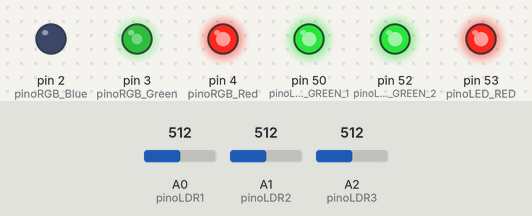
Bench run of a sketch on a simulated Arduino Mega 2560, built with avr-gcc and run on an emulated ATmega2560. Parts: output pins drawn as LEDs (lit = HIGH). The test bench sets the inputs (shaded band); at power-on: A2 (pinoLDR3) = 512, A1 (pinoLDR2) = 512, A0 (pinoLDR1) = 512.

Above: at 1.2 s.
1.3 s: A2 (pinoLDR3) set to 592
2.8 s: A2 (pinoLDR3) set to 616
At 3.4 s:
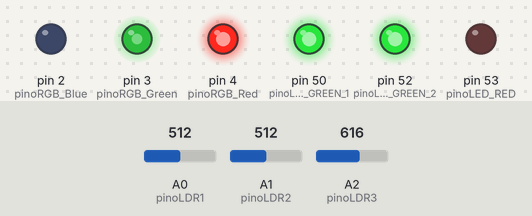
4.5 s: A1 (pinoLDR2) set to 582
6.0 s: A1 (pinoLDR2) set to 608
At 7.0 s:
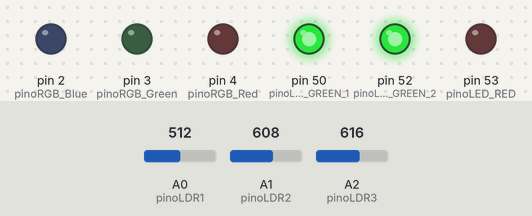
7.5 s: A0 (pinoLDR1) set to 592
9.0 s: A0 (pinoLDR1) set to 617
At 9.4 s:
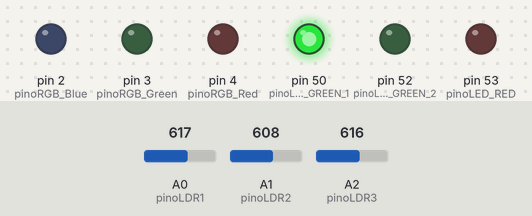
Timing chart, 0 to 11.5 s (numbered marks = the images above; inputs shaded):
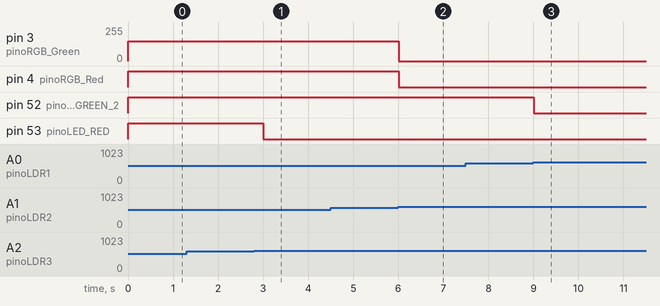

The sketch:

balanca.ino
```cpp
// Definição dos pinos dos Sensores (LDRs)
const int pinoLDR1 = A0;
const int pinoLDR2 = A1;
const int pinoLDR3 = A2;

// Definição dos pinos dos LEDs
const int pinoLED_GREEN_1 = 50;
const int pinoLED_GREEN_2 = 52;
const int pinoLED_RED = 53;

const int pinoRGB_Red   = 4;
const int pinoRGB_Green = 3;
const int pinoRGB_Blue  = 2;

// Limiar de leitura (ajuste conforme a luz do ambiente: quanto maior, mais escuro ou mais luz necessária)
// Lendo de 0 a 1023 no conversor analógico
const int LIMIAR_LUZ = 600;

void setup() {
  // Inicializa a comunicação serial para monitoramento (opcional)
  Serial.begin(9600);

  // Configura os pinos dos LEDs como saída
  pinMode(pinoLED_GREEN_1, OUTPUT);
  pinMode(pinoLED_GREEN_2, OUTPUT);
  pinMode(pinoLED_RED, OUTPUT);

  pinMode(pinoRGB_Red, OUTPUT);
  pinMode(pinoRGB_Green, OUTPUT);
  pinMode(pinoRGB_Blue, OUTPUT);

  // Garante que todos os LEDs começam apagados
  digitalWrite(pinoLED_GREEN_1, HIGH);
  digitalWrite(pinoLED_GREEN_2, LOW);
  digitalWrite(pinoLED_RED, LOW);

  analogWrite(pinoRGB_Red, 0);
  analogWrite(pinoRGB_Green, 0);
  analogWrite(pinoRGB_Blue, 0);
}

void loop() {
  int valorLDR1 = analogRead(pinoLDR1);
  int valorLDR2 = analogRead(pinoLDR2);
  int valorLDR3 = analogRead(pinoLDR3);

  if (valorLDR3 < LIMIAR_LUZ) {
    digitalWrite(pinoLED_GREEN_1, HIGH);
    digitalWrite(pinoLED_GREEN_2, HIGH);
    digitalWrite(pinoLED_RED, HIGH);

    analogWrite(pinoRGB_Red, 255);
    analogWrite(pinoRGB_Green, 150);
    analogWrite(pinoRGB_Blue, 0);
    delay(300);
  } else if (valorLDR2 < LIMIAR_LUZ) {
    digitalWrite(pinoLED_GREEN_1, HIGH);
    digitalWrite(pinoLED_GREEN_2, HIGH);
    digitalWrite(pinoLED_RED, LOW);

    analogWrite(pinoRGB_Red, 255);
    analogWrite(pinoRGB_Green, 150);
    analogWrite(pinoRGB_Blue, 0);
    delay(300);
  } else if (valorLDR1 < LIMIAR_LUZ) {
    digitalWrite(pinoLED_GREEN_1, HIGH);
    digitalWrite(pinoLED_GREEN_2, HIGH);
    digitalWrite(pinoLED_RED, LOW);

    analogWrite(pinoRGB_Red, 0);
    analogWrite(pinoRGB_Green, 0);
    analogWrite(pinoRGB_Blue, 0);
    delay(300);
  } else {
    digitalWrite(pinoLED_GREEN_1, HIGH);
    digitalWrite(pinoLED_GREEN_2, LOW);
    digitalWrite(pinoLED_RED, LOW);

    analogWrite(pinoRGB_Red, 0);
    analogWrite(pinoRGB_Green, 0);
    analogWrite(pinoRGB_Blue, 0);
    delay(300);
  }
}
```

Measured:
- the behaviour switches between 599 and 600 on A2 (pinoLDR3) (found by bisection; images 0 and 1)
- the behaviour switches between 599 and 600 on A1 (pinoLDR2) (found by bisection; images 1 and 2)
- the behaviour switches between 599 and 600 on A0 (pinoLDR1) (found by bisection; images 2 and 3)
- after the input at 1.3 s, every drawn part: stays the same
- after the input at 2.8 s, pin 53 (pinoLED_RED): HIGH → LOW after 0.20 s
- after the input at 4.5 s, every drawn part: stays the same
- after the input at 6.0 s, pin 3 (pinoRGB_Green): 150/255 → 0/255 at once; pin 4 (pinoRGB_Red): HIGH → LOW at once
- after the input at 7.5 s, every drawn part: stays the same
- after the input at 9.0 s, pin 52 (pinoLED_GREEN_2): HIGH → LOW at once
